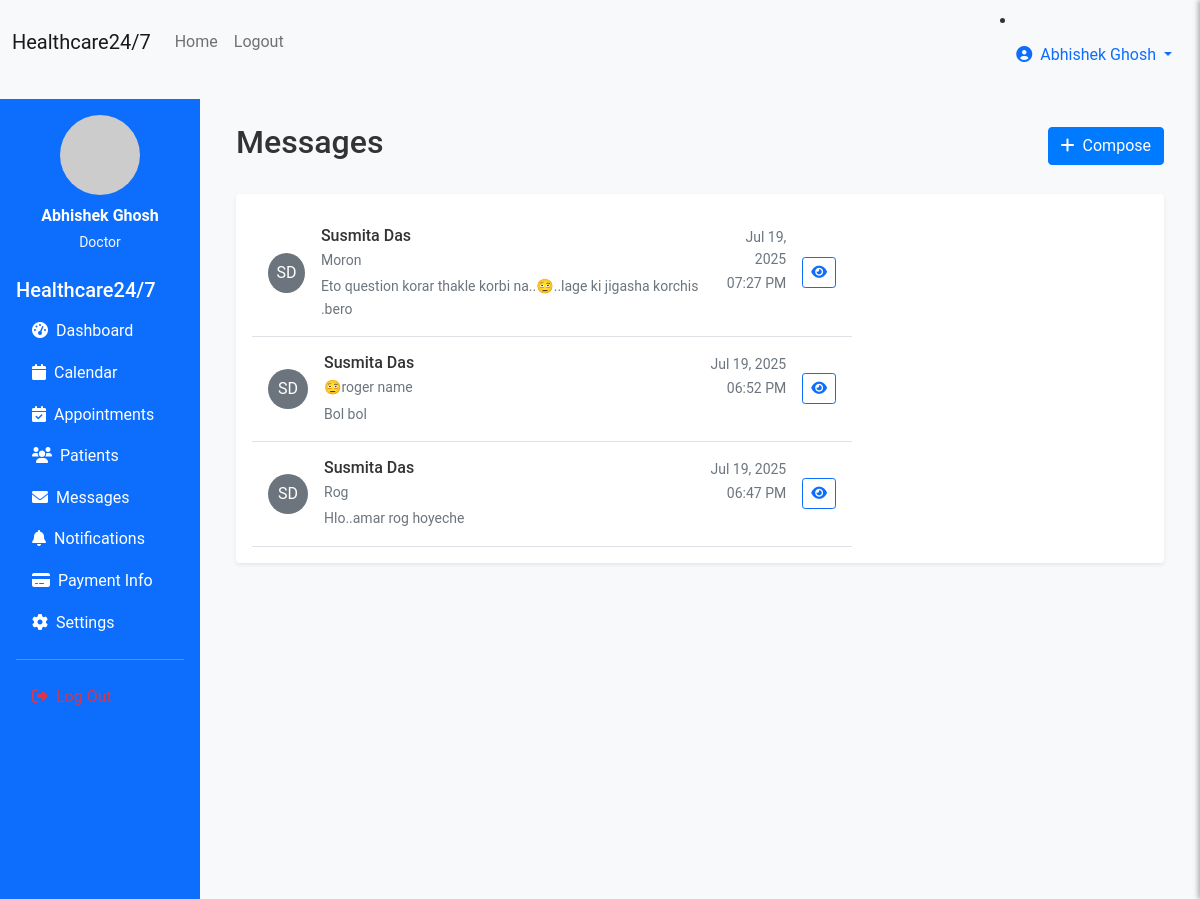
The page /staff/messages (signed in) on the database its author committed.
### models.py (models this page shows, shortened)
class User(UserMixin, db.Model):
    __tablename__ = 'users'
    id = db.Column(db.Integer, primary_key=True)
    username = db.Column(db.String(80), unique=True, nullable=False)
    email = db.Column(db.String(120), unique=True, nullable=False)
    password_hash = db.Column(db.String(256), nullable=False)
    first_name = db.Column(db.String(50), nullable=False)
    last_name = db.Column(db.String(50), nullable=False)
    phone = db.Column(db.String(20))
    address = db.Column(db.Text)
    date_of_birth = db.Column(db.Date)
    gender = db.Column(db.String(10))
    user_type = db.Column(db.String(20), nullable=False, default='patient')
    specialty = db.Column(db.String(100))  # For doctors
    license_number = db.Column(db.String(50))  # For medical staff
    department = db.Column(db.String(100))
    profile_picture = db.Column(db.String(200))
    is_active = db.Column(db.Boolean, default=True)
    created_at = db.Column(db.DateTime, default=datetime.utcnow)
    updated_at = db.Column(db.DateTime, default=datetime.utcnow, onupdate=datetime.utcnow)
    patient_appointments = db.relationship('Appointment', foreign_keys='Appointment.patient_id', backref='patient', lazy='dynamic')
    doctor_appointments = db.relationship('Appointment', foreign_keys='Appointment.doctor_id', backref='doctor', lazy='dynamic')
    sent_messages = db.relationship('Message', foreign_keys='Message.sender_id', backref='sender', lazy='dynamic')
    received_messages = db.relationship('Message', foreign_keys='Message.recipient_id', backref='recipient', lazy='dynamic')
    medical_records = db.relationship('MedicalRecord', backref='patient', lazy='dynamic', foreign_keys='MedicalRecord.patient_id')
    @property
    def full_name(self):
        return f"{self.first_name} {self.last_name}"
    def is_staff(self):
        return self.user_type in ['doctor', 'nurse', 'admin']

class Message(db.Model):
    __tablename__ = 'messages'
    id = db.Column(db.Integer, primary_key=True)
    sender_id = db.Column(db.Integer, db.ForeignKey('users.id'), nullable=False)
    recipient_id = db.Column(db.Integer, db.ForeignKey('users.id'), nullable=False)
    subject = db.Column(db.String(200))
    content = db.Column(db.Text, nullable=False)
    is_read = db.Column(db.Boolean, default=False)
    read_at = db.Column(db.DateTime)
    created_at = db.Column(db.DateTime, default=datetime.utcnow)

### routes.py (the view)
@app.route('/staff/messages')
@login_required
def staff_messages():
    if not current_user.is_staff():
        return redirect(url_for('patient_dashboard'))
    page = request.args.get('page', 1, type=int)
    messages = Message.query.filter_by(recipient_id=current_user.id)\
        .order_by(Message.created_at.desc())\
        .paginate(page=page, per_page=10, error_out=False)
    return render_template('staff_messages.html', messages=messages)

### app.py (called while the page is built)
@login_manager.user_loader
def load_user(user_id):
    from models import User
    return User.query.get(int(user_id))

### templates/staff_messages.html (shortened to what this page needs)
{% extends "base.html" %}
{% block content %}
<div class="container-fluid">
    <div class="row">
        <div class="col-md-3 col-lg-2 px-0">
            <div class="bg-primary text-white min-vh-100 p-3">
                <div class="text-center mb-4">
                    <img src="https://via.placeholder.com/80" alt="Profile" class="rounded-circle mb-2" width="80" height="80">
                    <div class="fw-bold">{{ current_user.full_name }}</div>
                    <small class="text-light">{{ current_user.user_type.title() }}</small>
                </div>
                <h5>Healthcare24/7</h5>
                <nav class="nav flex-column">
                    <a class="nav-link text-white" href="{{ url_for('staff_dashboard') }}">
                        <i class="fas fa-tachometer-alt me-2"></i>Dashboard
                    </a>
                    <a class="nav-link text-white" href="#">
                        <i class="fas fa-calendar me-2"></i>Calendar
                    </a>
                    <a class="nav-link text-white" href="{{ url_for('staff_appointments') }}">
                        <i class="fas fa-calendar-check me-2"></i>Appointments
                    </a>
                    <a class="nav-link text-white" href="{{ url_for('staff_patients') }}">
                        <i class="fas fa-users me-2"></i>Patients
                    </a>
                    <a class="nav-link text-white active" href="{{ url_for('staff_messages') }}">
                        <i class="fas fa-envelope me-2"></i>Messages
                    </a>
                    <a class="nav-link text-white" href="{{ url_for('staff_notifications') }}">
                        <i class="fas fa-bell me-2"></i>Notifications
                    </a>
                    <a class="nav-link text-white" href="{{ url_for('staff_payment_info') }}">
                        <i class="fas fa-credit-card me-2"></i>Payment Info
                    </a>
                    <a class="nav-link text-white" href="{{ url_for('staff_settings') }}">
                        <i class="fas fa-cog me-2"></i>Settings
                    </a>
                    <hr class="text-white">
                    <a class="nav-link text-danger" href="{{ url_for('logout') }}">
                        <i class="fas fa-sign-out-alt me-2"></i>Log Out
                    </a>
                </nav>
            </div>
        </div>
        <div class="col-md-9 col-lg-10">
            <div class="p-4">
                <div class="d-flex justify-content-between align-items-center mb-4">
                    <h2>Messages</h2>
                    <a href="{{ url_for('send_message') }}" class="btn btn-primary">
                        <i class="fas fa-plus me-2"></i>Compose
                    </a>
                </div>
                    <div class="card border-0 shadow-sm">
                        <div class="card-body d-flex">
                            <div class="messages-list flex-grow-1" style="max-width: 600px; overflow-y: auto; max-height: 80vh;">
                                {% if messages.items %}
                                    {% for message in messages.items %}
                                    <div class="message-item d-flex align-items-center p-3 border-bottom {% if not message.is_read %}message-unread{% endif %}">
                                        <div class="avatar-circle bg-secondary text-white rounded-circle d-flex align-items-center justify-content-center me-3" style="width: 40px; height: 40px;">
                                            {{ message.sender.first_name[0] }}{{ message.sender.last_name[0] }}
                                        </div>
                                        <div class="flex-grow-1">
                                            <div class="d-flex justify-content-between align-items-start">
                                                <div>
                                                    <h6 class="mb-1 {% if not message.is_read %}fw-bold{% endif %}">{{ message.sender.full_name }}</h6>
                                                    <div class="text-muted small mb-1">{{ message.subject }}</div>
                                                    <div class="text-muted small">{{ message.content|truncate(100) }}</div>
                                                </div>
                                                <div class="text-end ms-3">
                                                    <small class="text-muted d-block">{{ message.created_at.strftime('%b %d, %Y') }}</small>
                                                    <small class="text-muted">{{ message.created_at.strftime('%I:%M %p') }}</small>
                                                </div>
                                            </div>
                                        </div>
                                        <div class="ms-3">
                                            <button class="btn btn-outline-primary btn-sm open-message-btn" data-message-id="{{ message.id }}">
                                                <i class="fas fa-eye"></i>
                                            </button>
                                        </div>
                                    </div>
                                    {% endfor %}
                                {% endif %}
                            </div>
                        </div>
                    </div>
            </div>
        </div>
    </div>
</div>
{% endblock %}

### templates/base.html (shortened to what this page needs)
<!DOCTYPE html>
<html lang="en">
<head>
    <link href="https://cdn.jsdelivr.net/npm/bootstrap@5.1.3/dist/css/bootstrap.min.css" rel="stylesheet" />
    <link rel="stylesheet" href="https://cdnjs.cloudflare.com/ajax/libs/font-awesome/6.0.0/css/all.min.css" />
    <link rel="stylesheet" href="{{ url_for('static', filename='css/styles.css') }}" />
</head>
<body>
    <nav class="navbar navbar-expand-lg navbar-light bg-light mb-3">
        <div class="container-fluid">
            <a class="navbar-brand" href="{{ url_for('index') }}">Healthcare24/7</a>
            <div class="collapse navbar-collapse" id="navbarSupportedContent">
                <ul class="navbar-nav me-auto mb-2 mb-lg-0">
                    {% if current_user.is_authenticated %}
                        <li class="nav-item">
                            <a class="nav-link" href="{{ url_for('index') }}">Home</a>
                        </li>
                        <li class="nav-item">
                            <a class="nav-link" href="{{ url_for('logout') }}">Logout</a>
                        </li>
                    {% endif %}
                </ul>
                {% if current_user.is_authenticated %}
                <li class="nav-item dropdown">
                    <a class="nav-link dropdown-toggle" href="javascript:void(0);" id="userDropdown" role="button" data-bs-toggle="dropdown" aria-expanded="false">
                        <i class="fas fa-user-circle me-1"></i> {{ current_user.full_name }}
                    </a>
                </li>
                {% endif %}
            </div>
        </div>
    </nav>
    {% block content %}{% endblock %}
</body>
</html>

### static/css/styles.css (style rules this page uses)
* { box-sizing: border-box; margin: 0; padding: 0; }
body { font-family: 'Roboto', Arial, sans-serif; background-color: #f8f9fa; color: #333; line-height: 1.6; }
.card { transition: transform 0.2s ease, box-shadow 0.2s ease; }
.btn-primary { background-color: #007bff; border-color: #007bff; }

### rows shown on the page
User: full_name "Abhishek Ghosh", user_type "Doctor"
Message: sender "S", sender "D", sender.full_name "Susmita Das", subject "Moron", content "Eto question korar thakle korbi na..🫩..lage ki jigasha korchis .bero", created_at "Jul 19, 2025", created_at "07:27 PM"
Message: sender "S", sender "D", sender.full_name "Susmita Das", subject "🫩roger name", content "Bol bol", created_at "Jul 19, 2025", created_at "06:52 PM"
Message: sender "S", sender "D", sender.full_name "Susmita Das", subject "Rog", content "Hlo..amar rog hoyeche", created_at "Jul 19, 2025", created_at "06:47 PM"
